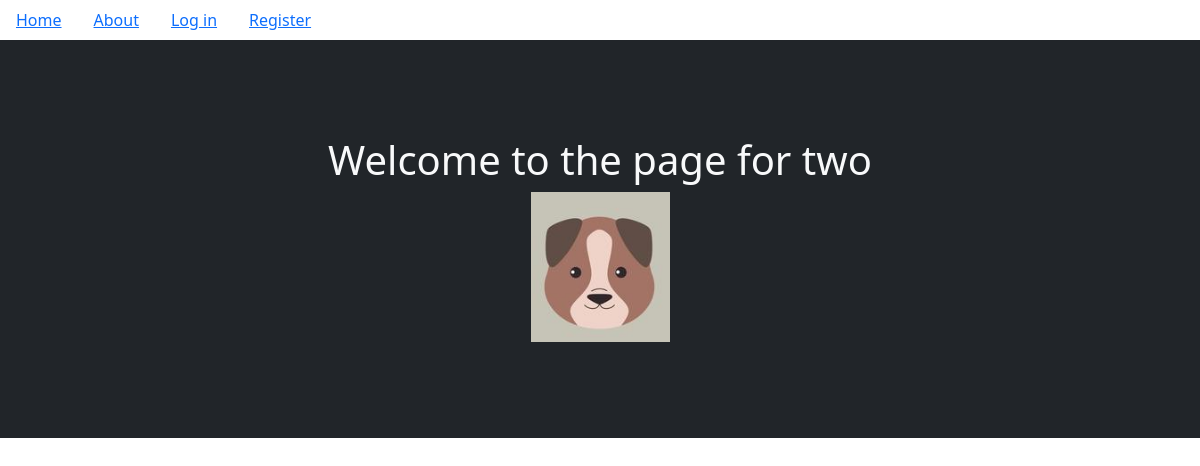
/two, run on an earlier commit of the app's database.
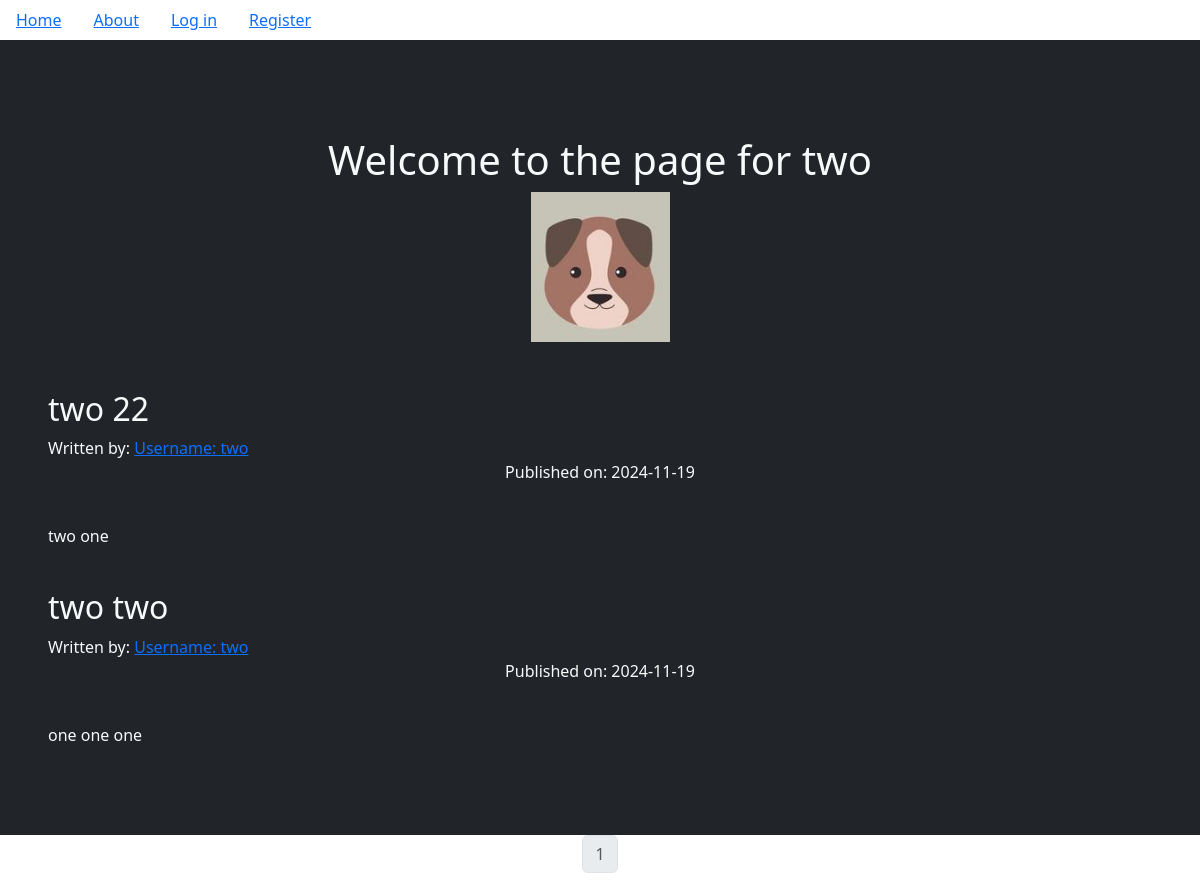
And on a later commit of the database.
### companyblog/models.py (models this page shows, shortened)
class User(db.Model, UserMixin):
    __tablename__='users'
    id = db.Column(db.Integer, primary_key = True)
    profile_image = db.Column(db.String(64), nullable =False, default='default_profile.png')
    email = db.Column(db.String(64), unique = True, index = True)
    username = db.Column(db.String(64), unique = True, index = True)
    password_hash = db.Column(db.String(128))
    posts = db.relationship('BlogPost', backref = 'author', lazy = True)
    def __repr__(self):
        return f"Username: {self.username}"

class BlogPost(db.Model):
    __tablename__='BLOGPOST'
    users = db.relationship(User)
    id = db.Column(db.Integer, primary_key=True)
    user_id = db.Column(db.Integer, db.ForeignKey('users.id'), nullable=False)
    date = db.Column(db.DateTime, nullable=False, default = datetime.now())
    title = db.Column(db.String(140), nullable=False)
    text = db.Column(db.Text, nullable=False)

### companyblog/users/views.py (the view)
@users.route('/<username>')
def user_posts(username):
    page =  request.args.get('page', 1, type = int) # this will allow us to cycle through user posts through pages
    user = User.query.filter_by(username=username).first_or_404()   #if username is not found return 404
    blog_posts = BlogPost.query.filter_by(author = user).order_by(BlogPost.date.desc()).paginate( page=page, per_page=5)
    return render_template('user_blog_posts.html', blog_posts= blog_posts, user=user)

### companyblog/templates/user_blog_posts.html
{% extends "base.html" %}
{% block content %}
<div class="container-fluid bg-dark text-light p-5">
    <div  class="container bg-dark p-5" >
        <div align = 'center'>
            <h1> Welcome to the page for {{user.username}}</h1>
            <img src = "{{url_for('static', filename='profile_pics/'+user.profile_image)}}">
        </div>
    </div>
    {%for post in blog_posts.items %}
    <h2> <a ref = "{{url_for('blog_posts.blog_post', blog_post_id=post.id)}}">{{post.title}} </a></h2>
    Written by: <a href="{{url_for('users.user_posts',username=post.author.username)}}">{{post.author}}</a>
    <p class="text-center">Published on: {{post.date.strftime("%Y-%m-%d")}}</p>
    <br>
    <p> {{post.text}}</p>
    <br>
    {% endfor %}
</div>
<nav aria-label="Page navigation example">
    <ul class="pagination justify-content-center">
        {% for page_num in blog_posts.iter_pages(left_edge =1, right_edge =1, left_current = 1, right_current= 2)%}
        {% if blog_posts.page == page_num %}
        <li class="page-item disabled">
            <a class="page-link" href="{{url_for('users.user_posts', username=user.username, page = page_num)}}">{{page_num}}</a>
        </li>
        {% else %}
        <li class="page-item">
            <a class="page-link" href="{{url_for('users.user_posts', username=user.username, page = page_num)}}">{{page_num}}</a>
        </li>
        {% endif %}
        {% endfor %}
    </ul>
  </nav>
{% endblock content%}

### companyblog/templates/base.html (shortened to what this page needs)
<!DOCTYPE html>
<html>
    <head>
        <link href="https://cdn.jsdelivr.net/npm/bootstrap@5.3.3/dist/css/bootstrap.min.css" rel="stylesheet">
    </head>
    <body>
        <ul class = 'nav'>
            <li class='nav-link'>
                <a href="{{url_for('core.index')}}">Home</a>
            </li>
            <li class='nav-link'>
                <a href="{{url_for('core.info')}}">About</a>
            </li>
            {% if current_user.is_authenticated %}
            <li class='nav-link'>
                <a href="{{url_for('users.logout')}}">Log Out</a>
            </li>
            <li class='nav-link'>
                <a href="{{url_for('users.account')}}">Account</a>
            </li>
            <li class='nav-link'>
                <a href="{{url_for('blog_posts.create_post')}}">Create Post</a>
            </li>
            {% else %}
            <li class='nav-link'>
                <a href="{{url_for('users.login')}}">Log in</a>
            </li>
            <li class='nav-link'>
                <a href="{{url_for('users.register')}}">Register</a>
            </li>
            {% endif %}
        </ul>
            {% block content %}
            {% endblock %}
    </body>
</html>

What changed in the data, as far as the page shows it:
added BlogPost: title "two 22", author "Username: two", date "2024-11-19", text "two one"
added BlogPost: title "two two", author "Username: two", date "2024-11-19", text "one one one"
Also different on the page:
new list line: "1"
